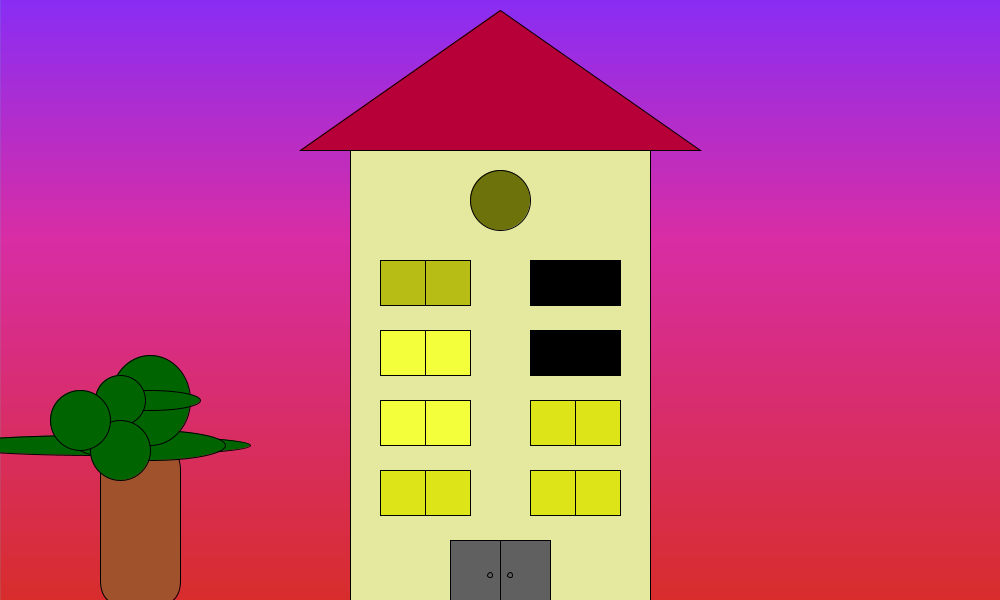
Frame 1 (no input)
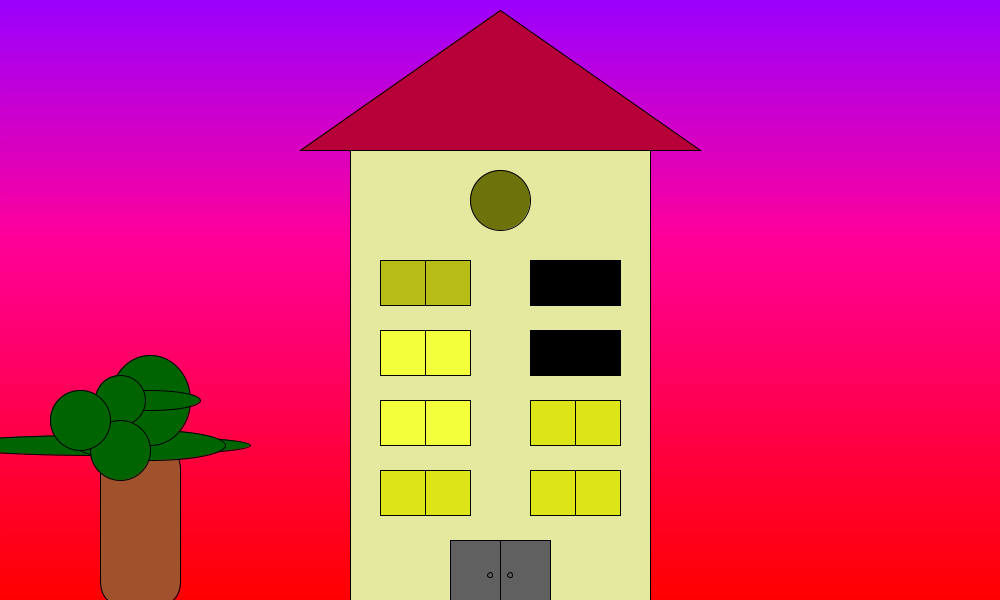
Frame 60 (the mouse pressed at the canvas centre just before this capture)
Frame 120 (the mouse held since frame 60 and released just before this capture): identical to frame 60, image omitted

The Processing sketch that drew these frames (run headless with seeded random() and noise(); from frame 60 on, the mouse is pressed at the canvas centre):

// Processing sketch: Tarefa01
// ── Tarefa01.pde
/*
Luiz Fillipe Oliveira Morais
Matrícula: 2019107733
Computação e representação gráfica 2022/1
*/

void setup(){
  size(1000,600);
  background(72,209,204);
}

void draw(){
  // Cenário
  float red = 155;
  float blue = 255;
  for (int i = 0; i < 600.0; i++){
    stroke(red, 0, blue, 200);
    line(0 ,i , 1000, i);
    blue = blue - (255/600.0);
    red = red + (255/600.0);
}
  stroke(0,0,0);
  //Desenho do retangulo do prédio
  fill(228,233,159);
  rect(350,150,300,450);
  
  //Desenho do telhado

  fill(182,0,55);
  triangle(300, 150, 700, 150, 500, 10);
  noFill();

  
  
  //Desenho das janelas
  fill(184,189,22);
  rect(380,260,90,45);
  line(425,260,425,305);
  
  fill(243,255,58);
  rect(380,330,90,45);
  line(425,330,425,375);
  
  rect(380,400,90,45);
  line(425,400,425,445);
  
  fill(221,228,24);
  rect(380,470,90,45);
  line(425,470,425,515);
  
  rect(530,400,90,45);
  line(575,400,575,445);
 
  rect(530,470,90,45);
  line(575,470,575,515);
  
  fill(0,0,0);
  rect(530,260,90,45);
  
  rect(530,330,90,45);
  
  fill(110,114,11);
  circle(500,200,60);
  
  //Desenho da porta
  fill(96,96,96);
  rect(450,540,100,60);
  line(500,540,500,600);
  circle(490,575,5);
  circle(510,575,5);
  
  //Desenho da árvore
  //tronco
  fill(160,82,45);
  rect(100,445,80,160,25);
  //folhas
  fill(0,100,0);
  ellipse(100,445,300,20);
  ellipse(150,445,150,30);
  ellipse(150,400,80,90);
  ellipse(150,400,100,20);
  circle(120,400,50);
  circle(120,450,60);
  circle(80,420,60);
  
  //pressione a tecla "s" ou "S" para salvar a imagem em formate PNG.
  if (key == 's' || key == 'S') {
    save("Tarefa01.png"); 
  }  
}
